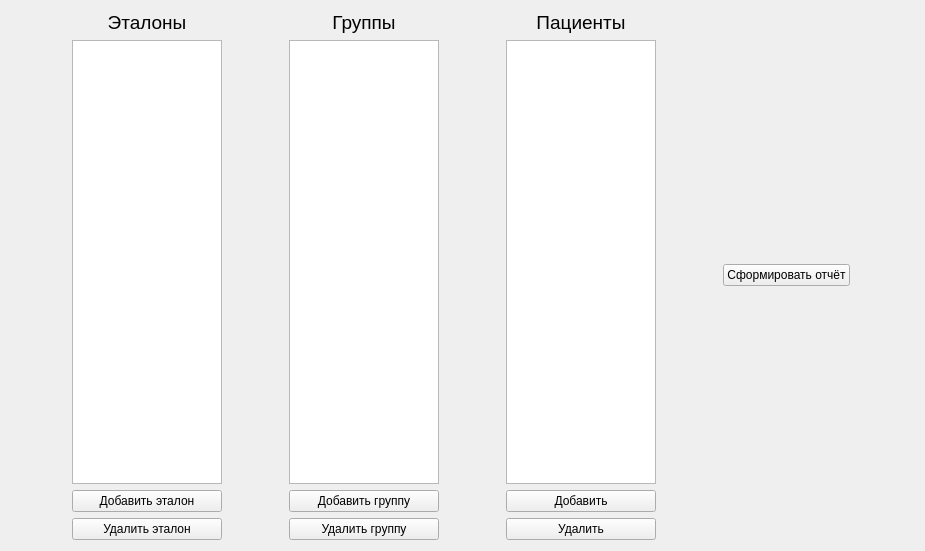
<?xml version="1.0" encoding="UTF-8"?>
<ui version="4.0">
 <class>MainBaseForm</class>
 <widget class="QWidget" name="MainBaseForm">
  <property name="geometry">
   <rect>
    <x>0</x>
    <y>0</y>
    <width>925</width>
    <height>551</height>
   </rect>
  </property>
  <property name="sizePolicy">
   <sizepolicy hsizetype="Preferred" vsizetype="Expanding">
    <horstretch>0</horstretch>
    <verstretch>0</verstretch>
   </sizepolicy>
  </property>
  <property name="windowTitle">
   <string>Form</string>
  </property>
  <layout class="QGridLayout" name="gridLayout">
   <item row="0" column="3">
    <layout class="QVBoxLayout" name="patient_layout">
     <property name="sizeConstraint">
      <enum>QLayout::SetFixedSize</enum>
     </property>
     <item>
      <layout class="QGridLayout" name="patient_gridLayout">
       <property name="sizeConstraint">
        <enum>QLayout::SetFixedSize</enum>
       </property>
       <item row="0" column="0">
        <widget class="QLabel" name="patient_label">
         <property name="font">
          <font>
           <pointsize>14</pointsize>
          </font>
         </property>
         <property name="text">
          <string>Пациенты</string>
         </property>
         <property name="alignment">
          <set>Qt::AlignCenter</set>
         </property>
        </widget>
       </item>
       <item row="2" column="0">
        <widget class="QPushButton" name="add_patient_btn">
         <property name="sizePolicy">
          <sizepolicy hsizetype="Preferred" vsizetype="Fixed">
           <horstretch>0</horstretch>
           <verstretch>0</verstretch>
          </sizepolicy>
         </property>
         <property name="text">
          <string>Добавить</string>
         </property>
        </widget>
       </item>
       <item row="3" column="0">
        <widget class="QPushButton" name="del_patient_btn">
         <property name="text">
          <string>Удалить</string>
         </property>
        </widget>
       </item>
       <item row="1" column="0">
        <widget class="QListWidget" name="patient_list">
         <property name="sizePolicy">
          <sizepolicy hsizetype="Fixed" vsizetype="Expanding">
           <horstretch>0</horstretch>
           <verstretch>0</verstretch>
          </sizepolicy>
         </property>
         <property name="maximumSize">
          <size>
           <width>150</width>
           <height>16777215</height>
          </size>
         </property>
         <property name="batchSize">
          <number>150</number>
         </property>
        </widget>
       </item>
      </layout>
     </item>
    </layout>
   </item>
   <item row="0" column="4">
    <layout class="QVBoxLayout" name="data_layout">
     <item>
      <layout class="QGridLayout" name="report_layout">
       <property name="sizeConstraint">
        <enum>QLayout::SetMaximumSize</enum>
       </property>
       <item row="0" column="0">
        <widget class="QPushButton" name="report_btn">
         <property name="sizePolicy">
          <sizepolicy hsizetype="Fixed" vsizetype="Fixed">
           <horstretch>0</horstretch>
           <verstretch>0</verstretch>
          </sizepolicy>
         </property>
         <property name="text">
          <string>Сформировать отчёт</string>
         </property>
        </widget>
       </item>
      </layout>
     </item>
    </layout>
   </item>
   <item row="0" column="1">
    <layout class="QVBoxLayout" name="group_layout">
     <property name="sizeConstraint">
      <enum>QLayout::SetFixedSize</enum>
     </property>
     <item>
      <layout class="QGridLayout" name="group_gridLayout">
       <property name="sizeConstraint">
        <enum>QLayout::SetFixedSize</enum>
       </property>
       <item row="2" column="0">
        <widget class="QPushButton" name="add_group_btn">
         <property name="text">
          <string>Добавить группу</string>
         </property>
        </widget>
       </item>
       <item row="1" column="0">
        <widget class="QListWidget" name="group_list">
         <property name="sizePolicy">
          <sizepolicy hsizetype="Fixed" vsizetype="Expanding">
           <horstretch>0</horstretch>
           <verstretch>0</verstretch>
          </sizepolicy>
         </property>
         <property name="maximumSize">
          <size>
           <width>150</width>
           <height>16777215</height>
          </size>
         </property>
         <property name="batchSize">
          <number>150</number>
         </property>
        </widget>
       </item>
       <item row="3" column="0">
        <widget class="QPushButton" name="del_group_btn">
         <property name="text">
          <string>Удалить группу</string>
         </property>
        </widget>
       </item>
       <item row="0" column="0">
        <widget class="QLabel" name="group_label">
         <property name="font">
          <font>
           <pointsize>14</pointsize>
          </font>
         </property>
         <property name="text">
          <string>Группы</string>
         </property>
         <property name="alignment">
          <set>Qt::AlignCenter</set>
         </property>
        </widget>
       </item>
      </layout>
     </item>
    </layout>
   </item>
   <item row="0" column="0">
    <layout class="QVBoxLayout" name="ref_layout">
     <property name="sizeConstraint">
      <enum>QLayout::SetFixedSize</enum>
     </property>
     <item>
      <layout class="QGridLayout" name="ref_gridLayout">
       <property name="sizeConstraint">
        <enum>QLayout::SetFixedSize</enum>
       </property>
       <item row="1" column="0">
        <widget class="QListWidget" name="ref_list">
         <property name="sizePolicy">
          <sizepolicy hsizetype="Fixed" vsizetype="Expanding">
           <horstretch>0</horstretch>
           <verstretch>0</verstretch>
          </sizepolicy>
         </property>
         <property name="maximumSize">
          <size>
           <width>150</width>
           <height>16777215</height>
          </size>
         </property>
         <property name="batchSize">
          <number>150</number>
         </property>
        </widget>
       </item>
       <item row="2" column="0">
        <widget class="QPushButton" name="add_ref_btn">
         <property name="text">
          <string>Добавить эталон</string>
         </property>
        </widget>
       </item>
       <item row="3" column="0">
        <widget class="QPushButton" name="del_ref_btn">
         <property name="text">
          <string>Удалить эталон</string>
         </property>
        </widget>
       </item>
       <item row="0" column="0">
        <widget class="QLabel" name="ref_label">
         <property name="font">
          <font>
           <pointsize>14</pointsize>
          </font>
         </property>
         <property name="text">
          <string>Эталоны</string>
         </property>
         <property name="alignment">
          <set>Qt::AlignCenter</set>
         </property>
        </widget>
       </item>
      </layout>
     </item>
    </layout>
   </item>
  </layout>
 </widget>
 <resources/>
 <connections/>
</ui>
